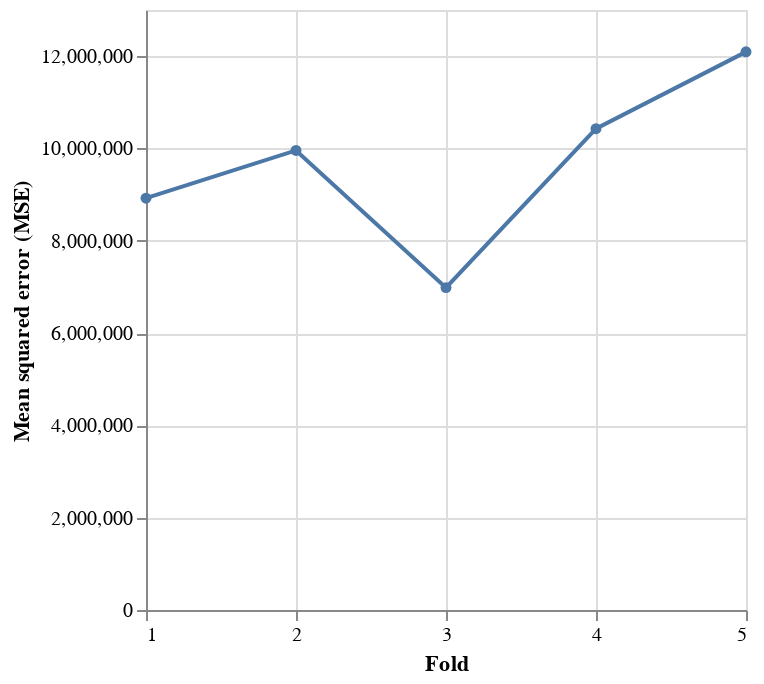

The cell this chart's notebook holds for it:
### Code cell
alt.Chart(df_scores.reset_index()).mark_line(
     point=alt.OverlayMarkDef()
).encode(
    x=alt.X("index", bin=False, title="Fold", axis=alt.Axis(tickCount=5)),
    y=alt.Y("lr", aggregate="mean", title="Mean squared error (MSE)")
)

### Figure 1 — Vega-Lite specification as saved in the notebook (floating-point values rounded to 4 significant figures)
{"config": {"view": {"continuousWidth": 300, "continuousHeight": 300}}, "data": {"name": "data-f3655628f748000de0104732c37c2952"}, "mark": {"type": "line", "point": {}}, "encoding": {"x": {"axis": {"tickCount": 5}, "bin": false, "field": "index", "title": "Fold", "type": "quantitative"}, "y": {"aggregate": "mean", "field": "lr", "title": "Mean squared error (MSE)", "type": "quantitative"}}, "$schema": "https://vega.github.io/schema/vega-lite/v5.8.0.json", "datasets": {"data-f3655628f748000de0104732c37c2952": [{"index": 1, "lr": 8923000.0}, {"index": 2, "lr": 9957000.0}, {"index": 3, "lr": 6985000.0}, {"index": 4, "lr": 10430000.0}, {"index": 5, "lr": 12090000.0}]}}
